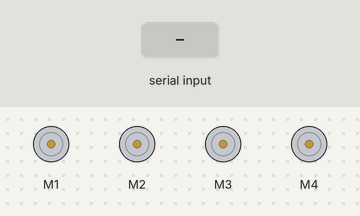
The sketch below on a simulated Arduino Uno, built with avr-gcc and run on an emulated ATmega328P. Shown: 4 × DC motor (green arrow = forward, orange = backward, longer = faster). The test bench sets the inputs (shaded band).

Above: at 1.2 s.
1.3 s: "F" received over Serial
At 2.3 s:
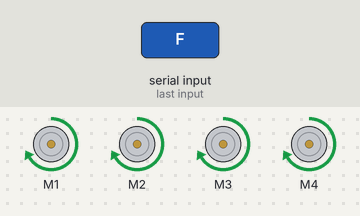
2.8 s: byte 54 ('6') received over Serial
At 3.5 s:
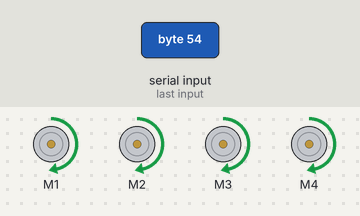
4.3 s: byte 55 ('7') received over Serial
At 4.6 s:
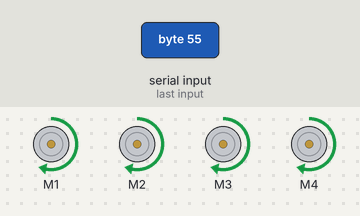
5.8 s: byte 56 ('8') received over Serial
At 7.0 s:
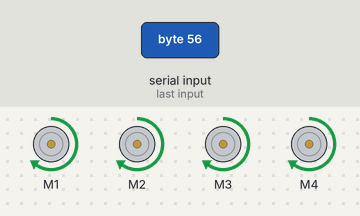
7.3 s: byte 113 ('q') received over Serial
At 8.1 s:
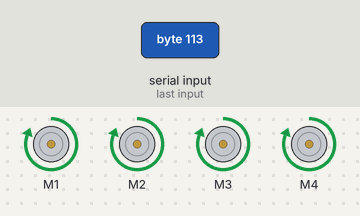
8.8 s: "B" received over Serial
At 9.2 s:
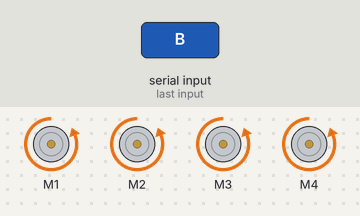
Timing chart, 0 to 11.3 s (numbered marks = the images above; inputs shaded):
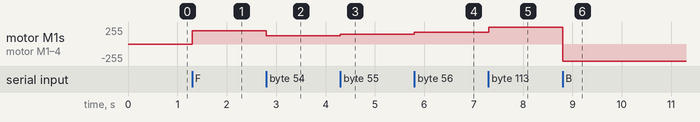

The sketch:

Arduino_rover_4WD.ino
```cpp
#include <AFMotor.h>

// Define motors (1 & 2 = Left side, 3 & 4 = Right side)
AF_DCMotor motor1(1, MOTOR12_8KHZ);
AF_DCMotor motor2(2, MOTOR12_8KHZ);
AF_DCMotor motor3(3, MOTOR34_8KHZ );
AF_DCMotor motor4(4, MOTOR34_8KHZ );

char command;
int currentSpeed = 200;

void setup() {
  Serial.begin(9600);
  setSpeed(currentSpeed);
}

void loop() {
  if (Serial.available() > 0) {
    command = Serial.read();

    switch (command) {
      case 'F': forward(); break;
      case 'B': back(); break;
      case 'L': left(); break;
      case 'R': right(); break;
      case 'S': Stop(); break;


      case '1': setSpeed(180); break;
      case '2': setSpeed(10); break;
      case '3': setSpeed(50); break;
      case '4': setSpeed(75); break;
      case '5': setSpeed(100); break;
      case '6': setSpeed(125); break;
      case '7': setSpeed(150); break;
      case '8': setSpeed(175); break;
      case '9': setSpeed(200); break;
      case 'q': setSpeed(255); break;
    }
  }
}

void forward() {
  setAllSpeeds(currentSpeed);
  motor1.run(FORWARD);
  motor2.run(FORWARD);
  motor3.run(FORWARD);
  motor4.run(FORWARD);
}

void back() {
  setAllSpeeds(currentSpeed);
  motor1.run(BACKWARD);
  motor2.run(BACKWARD);
  motor3.run(BACKWARD);
  motor4.run(BACKWARD);
}

void left() {
  setAllSpeeds(currentSpeed);
  motor1.run(BACKWARD);
  motor2.run(BACKWARD);
  motor3.run(FORWARD);
  motor4.run(FORWARD);
}

void right() {
  setAllSpeeds(currentSpeed);
  motor1.run(FORWARD);
  motor2.run(FORWARD);
  motor3.run(BACKWARD);
  motor4.run(BACKWARD);
}

void Stop() {
  motor1.run(RELEASE);
  motor2.run(RELEASE);
  motor3.run(RELEASE);
  motor4.run(RELEASE);
}


void setSpeed(int spd) {
  currentSpeed = spd;
  setAllSpeeds(currentSpeed);
}

void setAllSpeeds(int spd) {
  motor1.setSpeed(spd);
  motor2.setSpeed(spd);
  motor3.setSpeed(spd);
  motor4.setSpeed(spd);
}
```

Measured:
- after the input at 1.3 s, motor M1–4: stopped → forward 200/255 at once
- after the input at 2.8 s, motor M1–4: forward 200/255 → forward 125/255 at once
- after the input at 4.3 s, motor M1–4: forward 125/255 → forward 150/255 at once
- after the input at 5.8 s, motor M1–4: forward 150/255 → forward 175/255 at once
- after the input at 7.3 s, motor M1–4: forward 175/255 → forward 255/255 at once
- after the input at 8.8 s, motor M1–4: forward 255/255 → backward 255/255 at once
